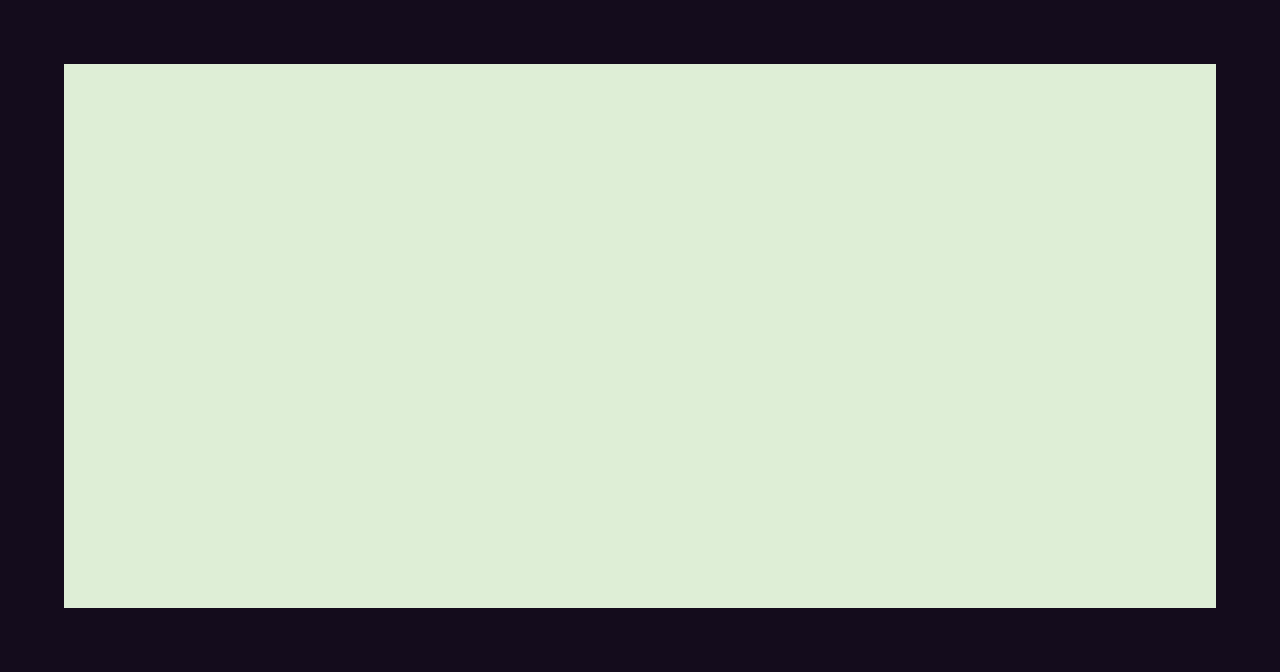

A 2D game scene composited from a Tiled map and its tileset images. What follows is a short description and the map's XML, with every tile layer's data as written:
An orthogonal 40x21 tile map with 32x32 px tiles, 3 tile layers (BACK, GROUND, FRONT) and 10 objects (5x enemy, portal).

<map version="1.0" tiledversion="1.0.2" orientation="orthogonal" renderorder="right-down" width="40" height="21" tilewidth="32" tileheight="32" nextobjectid="141">
 <tileset firstgid="1" source="tilesets/basic.tsx" />
 <layer name="BACK" width="40" height="21">
  <data encoding="csv">
0,0,0,0,0,0,0,0,0,0,0,0,0,0,0,0,0,0,0,0,0,0,0,0,0,0,0,0,0,0,0,0,0,0,0,0,0,0,0,0,
0,0,0,0,0,0,0,0,0,0,0,0,0,0,0,0,0,0,0,0,0,0,0,0,0,0,0,0,0,0,0,0,0,0,0,0,0,0,0,0,
0,0,0,0,0,0,0,0,0,0,0,0,0,0,0,0,0,0,0,0,0,0,0,0,0,0,0,0,0,0,0,0,0,0,0,0,0,0,0,0,
0,0,0,0,0,0,0,0,0,0,0,0,0,0,0,0,0,0,0,0,0,0,0,0,0,0,0,0,0,0,0,0,0,0,0,0,0,0,0,0,
0,0,0,0,0,0,0,0,0,0,0,0,0,0,0,0,0,0,0,0,0,0,0,0,0,0,0,0,0,0,0,0,0,0,0,0,0,0,0,0,
0,0,0,0,0,0,0,0,0,0,0,0,0,0,0,0,0,0,0,0,0,0,0,0,0,0,0,0,0,0,0,0,0,0,0,0,0,0,0,0,
0,0,0,0,0,0,0,0,0,0,0,0,0,0,0,0,0,0,0,0,0,0,0,0,0,0,0,0,0,0,0,0,0,0,0,0,0,0,0,0,
0,0,0,0,0,0,0,0,0,0,0,0,0,0,0,0,0,0,0,0,0,0,0,0,0,0,0,0,0,0,0,0,0,0,0,0,0,0,0,0,
0,0,0,0,0,0,0,0,0,0,0,0,0,0,0,0,0,0,0,0,0,0,0,0,0,0,0,0,0,0,0,0,0,0,0,0,0,0,0,0,
0,0,0,0,0,0,0,0,0,0,0,0,0,0,0,0,0,0,0,0,0,0,0,0,0,0,0,0,0,0,0,0,0,0,0,0,0,0,0,0,
0,0,0,0,0,0,0,0,0,0,0,0,0,0,0,0,0,0,0,0,0,0,0,0,0,0,0,0,0,0,0,0,0,0,0,0,0,0,0,0,
0,0,0,0,0,0,0,0,0,0,0,0,0,0,0,0,0,0,0,0,0,0,0,0,0,0,0,0,0,0,0,0,0,0,0,0,0,0,0,0,
0,0,0,0,0,0,0,0,0,0,0,0,0,0,0,0,0,0,0,0,0,0,0,0,0,0,0,0,0,0,0,0,0,0,0,0,0,0,0,0,
0,0,0,0,0,0,0,0,0,0,0,0,0,0,0,0,0,0,0,0,0,0,0,0,0,0,0,0,0,0,0,0,0,0,0,0,0,0,0,0,
0,0,0,0,0,0,0,0,0,0,0,0,0,0,0,0,0,0,0,0,0,0,0,0,0,0,0,0,0,0,0,0,0,0,0,0,0,0,0,0,
0,0,0,0,0,0,0,0,0,0,0,0,0,0,0,0,0,0,0,0,0,0,0,0,0,0,0,0,0,0,0,0,0,0,0,0,0,0,0,0,
0,0,0,0,0,0,0,0,0,0,0,0,0,0,0,0,0,0,0,0,0,0,0,0,0,0,0,0,0,0,0,0,0,0,0,0,0,0,0,0,
0,0,0,0,0,0,0,0,0,0,0,0,0,0,0,0,0,0,0,0,0,0,0,0,0,0,0,0,0,0,0,0,0,0,0,0,0,0,0,0,
0,0,0,0,0,0,0,0,0,0,0,0,0,0,0,0,0,0,0,0,0,0,0,0,0,0,0,0,0,0,0,0,0,0,0,0,0,0,0,0,
0,0,0,0,0,0,0,0,0,0,0,0,0,0,0,0,0,0,0,0,0,0,0,0,0,0,0,0,0,0,0,0,0,0,0,0,0,0,0,0,
0,0,0,0,0,0,0,0,0,0,0,0,0,0,0,0,0,0,0,0,0,0,0,0,0,0,0,0,0,0,0,0,0,0,0,0,0,0,0,0
</data>
 </layer>
 <layer name="GROUND" width="40" height="21">
  <data encoding="csv">
2,2,2,2,2,2,2,2,2,2,2,2,2,2,2,2,2,2,2,2,2,2,2,2,2,2,2,2,2,2,2,2,2,2,2,2,2,2,2,2,
2,2,2,2,2,2,2,2,2,2,2,2,2,2,2,2,2,2,2,2,2,2,2,2,2,2,2,2,2,2,2,2,2,2,2,2,2,2,2,2,
2,2,1,1,1,1,1,1,1,1,1,1,1,1,1,1,1,1,1,1,1,1,1,1,1,1,1,1,1,1,1,1,1,1,1,1,1,1,2,2,
2,2,1,1,1,1,1,1,1,1,1,1,1,1,1,1,1,1,1,1,1,1,1,1,1,1,1,1,1,1,1,1,1,1,1,1,1,1,2,2,
2,2,1,1,1,1,1,1,1,1,1,1,1,1,1,1,1,1,1,1,1,1,1,1,1,1,1,1,1,1,1,1,1,1,1,1,1,1,2,2,
2,2,1,1,1,1,1,1,1,1,1,1,1,1,1,1,1,1,1,1,1,1,1,1,1,1,1,1,1,1,1,1,1,1,1,1,1,1,2,2,
2,2,1,1,1,1,1,1,1,1,1,1,1,1,1,1,1,1,1,1,1,1,1,1,1,1,1,1,1,1,1,1,1,1,1,1,1,1,2,2,
2,2,1,1,1,1,1,1,1,1,1,1,1,1,1,1,1,1,1,1,1,1,1,1,1,1,1,1,1,1,1,1,1,1,1,1,1,1,2,2,
2,2,1,1,1,1,1,1,1,1,1,1,1,1,1,1,1,1,1,1,1,1,1,1,1,1,1,1,1,1,1,1,1,1,1,1,1,1,2,2,
2,2,1,1,1,1,1,1,1,1,1,1,1,1,1,1,1,1,1,1,1,1,1,1,1,1,1,1,1,1,1,1,1,1,1,1,1,1,2,2,
2,2,1,1,1,1,1,1,1,1,1,1,1,1,1,1,1,1,1,1,1,1,1,1,1,1,1,1,1,1,1,1,1,1,1,1,1,1,2,2,
2,2,1,1,1,1,1,1,1,1,1,1,1,1,1,1,1,1,1,1,1,1,1,1,1,1,1,1,1,1,1,1,1,1,1,1,1,1,2,2,
2,2,1,1,1,1,1,1,1,1,1,1,1,1,1,1,1,1,1,1,1,1,1,1,1,1,1,1,1,1,1,1,1,1,1,1,1,1,2,2,
2,2,1,1,1,1,1,1,1,1,1,1,1,1,1,1,1,1,1,1,1,1,1,1,1,1,1,1,1,1,1,1,1,1,1,1,1,1,2,2,
2,2,1,1,1,1,1,1,1,1,1,1,1,1,1,1,1,1,1,1,1,1,1,1,1,1,1,1,1,1,1,1,1,1,1,1,1,1,2,2,
2,2,1,1,1,1,1,1,1,1,1,1,1,1,1,1,1,1,1,1,1,1,1,1,1,1,1,1,1,1,1,1,1,1,1,1,1,1,2,2,
2,2,1,1,1,1,1,1,1,1,1,1,1,1,1,1,1,1,1,1,1,1,1,1,1,1,1,1,1,1,1,1,1,1,1,1,1,1,2,2,
2,2,1,1,1,1,1,1,1,1,1,1,1,1,1,1,1,1,1,1,1,1,1,1,1,1,1,1,1,1,1,1,1,1,1,1,1,1,2,2,
2,2,1,1,1,1,1,1,1,1,1,1,1,1,1,1,1,1,1,1,1,1,1,1,1,1,1,1,1,1,1,1,1,1,1,1,1,1,2,2,
2,2,2,2,2,2,2,2,2,2,2,2,2,2,2,2,2,2,2,2,2,2,2,2,2,2,2,2,2,2,2,2,2,2,2,2,2,2,2,2,
2,2,2,2,2,2,2,2,2,2,2,2,2,2,2,2,2,2,2,2,2,2,2,2,2,2,2,2,2,2,2,2,2,2,2,2,2,2,2,2
</data>
 </layer>
 <layer name="FRONT" width="40" height="21">
  <data encoding="csv">
0,0,0,0,0,0,0,0,0,0,0,0,0,0,0,0,0,0,0,0,0,0,0,0,0,0,0,0,0,0,0,0,0,0,0,0,0,0,0,0,
0,0,0,0,0,0,0,0,0,0,0,0,0,0,0,0,0,0,0,0,0,0,0,0,0,0,0,0,0,0,0,0,0,0,0,0,0,0,0,0,
0,0,0,0,0,0,0,0,0,0,0,0,0,0,0,0,0,0,0,0,0,0,0,0,0,0,0,0,0,0,0,0,0,0,0,0,0,0,0,0,
0,0,0,0,0,0,0,0,0,0,0,0,0,0,0,0,0,0,0,0,0,0,0,0,0,0,0,0,0,0,0,0,0,0,0,0,0,0,0,0,
0,0,0,0,0,0,0,0,0,0,0,0,0,0,0,0,0,0,0,0,0,0,0,0,0,0,0,0,0,0,0,0,0,0,0,0,0,0,0,0,
0,0,0,0,0,0,0,0,0,0,0,0,0,0,0,0,0,0,0,0,0,0,0,0,0,0,0,0,0,0,0,0,0,0,0,0,0,0,0,0,
0,0,0,0,0,0,0,0,0,0,0,0,0,0,0,0,0,0,0,0,0,0,0,0,0,0,0,0,0,0,0,0,0,0,0,0,0,0,0,0,
0,0,0,0,0,0,0,0,0,0,0,0,0,0,0,0,0,0,0,0,0,0,0,0,0,0,0,0,0,0,0,0,0,0,0,0,0,0,0,0,
0,0,0,0,0,0,0,0,0,0,0,0,0,0,0,0,0,0,0,0,0,0,0,0,0,0,0,0,0,0,0,0,0,0,0,0,0,0,0,0,
0,0,0,0,0,0,0,0,0,0,0,0,0,0,0,0,0,0,0,0,0,0,0,0,0,0,0,0,0,0,0,0,0,0,0,0,0,0,0,0,
0,0,0,0,0,0,0,0,0,0,0,0,0,0,0,0,0,0,0,0,0,0,0,0,0,0,0,0,0,0,0,0,0,0,0,0,0,0,0,0,
0,0,0,0,0,0,0,0,0,0,0,0,0,0,0,0,0,0,0,0,0,0,0,0,0,0,0,0,0,0,0,0,0,0,0,0,0,0,0,0,
0,0,0,0,0,0,0,0,0,0,0,0,0,0,0,0,0,0,0,0,0,0,0,0,0,0,0,0,0,0,0,0,0,0,0,0,0,0,0,0,
0,0,0,0,0,0,0,0,0,0,0,0,0,0,0,0,0,0,0,0,0,0,0,0,0,0,0,0,0,0,0,0,0,0,0,0,0,0,0,0,
0,0,0,0,0,0,0,0,0,0,0,0,0,0,0,0,0,0,0,0,0,0,0,0,0,0,0,0,0,0,0,0,0,0,0,0,0,0,0,0,
0,0,0,0,0,0,0,0,0,0,0,0,0,0,0,0,0,0,0,0,0,0,0,0,0,0,0,0,0,0,0,0,0,0,0,0,0,0,0,0,
0,0,0,0,0,0,0,0,0,0,0,0,0,0,0,0,0,0,0,0,0,0,0,0,0,0,0,0,0,0,0,0,0,0,0,0,0,0,0,0,
0,0,0,0,0,0,0,0,0,0,0,0,0,0,0,0,0,0,0,0,0,0,0,0,0,0,0,0,0,0,0,0,0,0,0,0,0,0,0,0,
0,0,0,0,0,0,0,0,0,0,0,0,0,0,0,0,0,0,0,0,0,0,0,0,0,0,0,0,0,0,0,0,0,0,0,0,0,0,0,0,
0,0,0,0,0,0,0,0,0,0,0,0,0,0,0,0,0,0,0,0,0,0,0,0,0,0,0,0,0,0,0,0,0,0,0,0,0,0,0,0,
0,0,0,0,0,0,0,0,0,0,0,0,0,0,0,0,0,0,0,0,0,0,0,0,0,0,0,0,0,0,0,0,0,0,0,0,0,0,0,0
</data>
 </layer>
 <objectgroup name="ENTITIES" opacity="0.76">
  <object id="134" name="enemy" gid="3" x="192" y="544" width="32" height="32" />
  <object id="135" name="enemy" gid="3" x="544" y="480" width="32" height="32" />
  <object id="136" name="enemy" gid="3" x="768" y="384" width="32" height="32" />
  <object id="137" name="enemy" gid="3" x="1120" y="512" width="32" height="32" />
  <object id="138" name="enemy" gid="3" x="1024" y="576" width="32" height="32" />
  <object id="140" name="portal" gid="4" x="64" y="256" width="32" height="32">
   <properties>
    <property name="DEST" value="START" />
   </properties>
  </object>
 </objectgroup>
 <objectgroup name="COLLISION">
  <object id="121" x="0" y="0" width="64" height="672" />
  <object id="122" x="64" y="608" width="1152" height="64" />
  <object id="123" x="64" y="0" width="1152" height="64" />
  <object id="124" x="1216" y="0" width="64" height="672" />
 </objectgroup>
</map>
